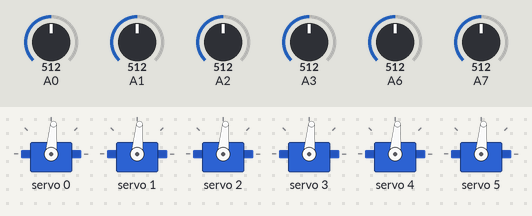
Simulated run of this sketch. Board: Arduino Nano, built with avr-gcc and run on an emulated ATmega328P. On the bench: 6 × servo. Inputs (shaded band) come from the test bench; at power-on: A0 = 512, A1 = 512, A2 = 512, A3 = 512, A6 = 512, A7 = 512.

Above: at 1.2 s.
1.3 s: A0 set to 716
At 2.4 s:
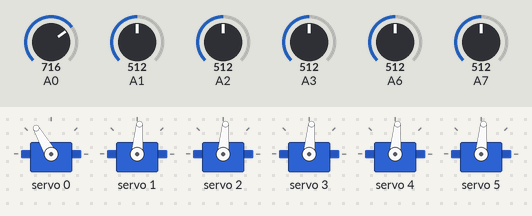
2.8 s: A1 set to 716
At 3.6 s:
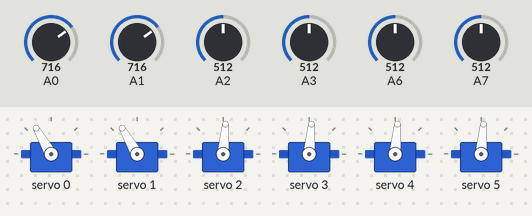
4.3 s: A2 set to 716
At 5.0 s:
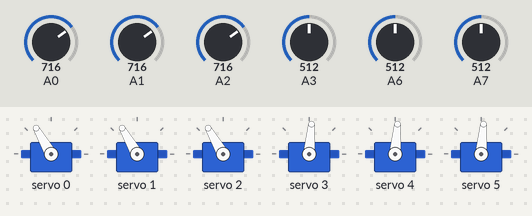
5.8 s: A3 set to 716
At 6.1 s:
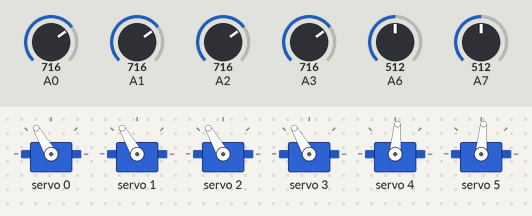
7.3 s: A6 set to 716
At 8.5 s:
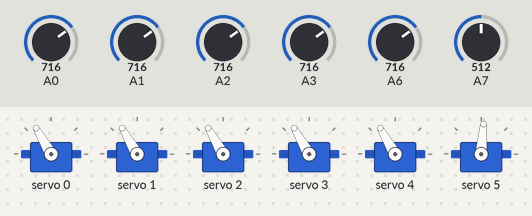
8.8 s: A7 set to 716
At 9.7 s:
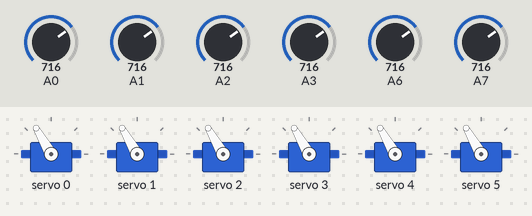
Timing chart, 0 to 11.3 s (numbered marks = the images above; inputs shaded):
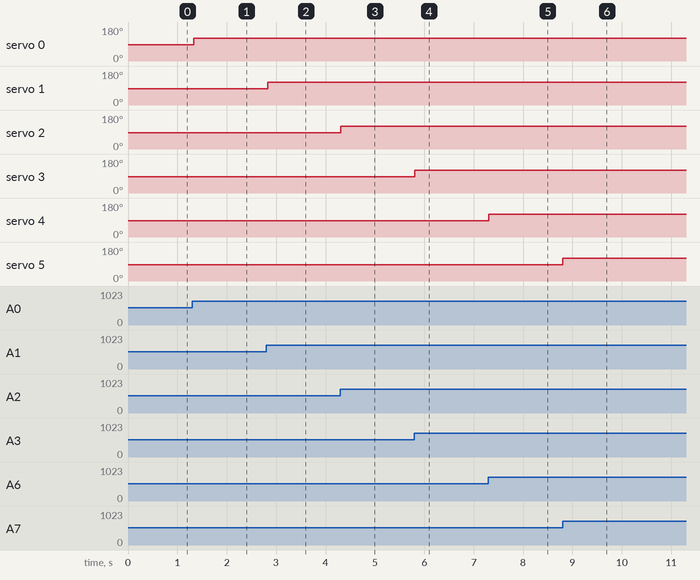

The sketch:

arm_pot_control.ino
```cpp
#include <Wire.h>
#include <Adafruit_PWMServoDriver.h>

Adafruit_PWMServoDriver pwm = Adafruit_PWMServoDriver(); // Default I2C address 0x40

void setup() {
    Serial.begin(9600);           // Init serial for debugging
    pwm.begin();                  // Init PCA9685
    pwm.setPWMFreq(60);           // 60 Hz PWM frequency for servos
}

void loop() {
    // Servo 0 - Base (MG996R)
    int potValue0 = analogRead(A0);
    int servoPos0 = map(potValue0, 0, 1023, 125, 575);
    pwm.setPWM(0, 0, servoPos0);

    // Servo 1 - Shoulder (MG996R)
    int potValue1 = analogRead(A1);
    int servoPos1 = map(potValue1, 0, 1023, 125, 575);
    pwm.setPWM(1, 0, servoPos1);

    // Servo 2 - Elbow (MG996R)
    int potValue2 = analogRead(A2);
    int servoPos2 = map(potValue2, 0, 1023, 125, 575);
    pwm.setPWM(2, 0, servoPos2);

    // Servo 3 - Wrist Pitch (SG90)
    int potValue3 = analogRead(A3);
    int servoPos3 = map(potValue3, 0, 1023, 125, 575);
    pwm.setPWM(3, 0, servoPos3);

    // Servo 4 - Wrist Roll (SG90) — uses A6 since A4 is I2C SDA on Nano
    int potValue4 = analogRead(A6);
    int servoPos4 = map(potValue4, 0, 1023, 125, 575);
    pwm.setPWM(4, 0, servoPos4);

    // Servo 5 - Gripper (SG90) — uses A7 since A5 is I2C SCL on Nano
    int potValue5 = analogRead(A7);
    int servoPos5 = map(potValue5, 0, 1023, 125, 575);
    pwm.setPWM(5, 0, servoPos5);

    delay(20);   // ~50 Hz control loop update rate
}
```

Measured:
- after the input at 1.3 s, servo 0: 85° → 120° at once
- after the input at 2.8 s, servo 1: 85° → 120° at once
- after the input at 4.3 s, servo 2: 85° → 120° at once
- after the input at 5.8 s, servo 3: 85° → 120° at once
- after the input at 7.3 s, servo 4: 85° → 120° at once
- after the input at 8.8 s, servo 5: 85° → 120° at once
